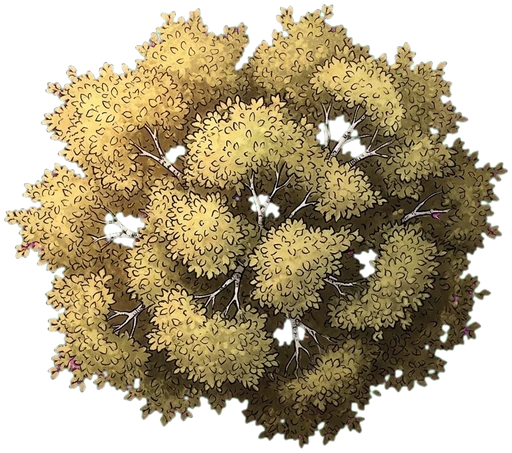
#> input picture docs/mockups/effects/trees/birch-still.webp, 512 x 453 px
$ python -i prepare.py   (imports and definitions only)
#> lines starting #> are read from the running program, lines starting #| are printed output that depends on the picture
#!/usr/bin/env python3
"""The tree demos' assets, from image-generation-engine's `tree-crowns` project.

    python3 prepare.py [~/Pictures/ige/tree-crowns]

Per tree: the keyed still (WebP, longest side 512), the video sprite sheet (copied), and for the
clumpy crowns a clump label map (PNG, one grey value per clump) + its JSON. Writes trees.json,
the index the demo pages read. Clumps: bright cores of the painted leaf clusters as seeds, a
marker watershed along the painting's dark crevices, kept near each core."""
import heapq, json, os, shutil, sys
import numpy as np
from PIL import Image
from scipy import ndimage as ndi

sys.path.insert(0, os.environ.get("IGE_HOME", os.path.expanduser("~/code/image-generation-engine")))
from ige import sprite  # noqa: E402

# name, picture node, sheet node, cut into clumps (only crowns made of round leaf clusters)
TREES = [("oak", 2, 9, True), ("pine", 12, 29, False), ("birch", 14, 26, True),
         ("maple", 17, 28, True), ("dead", 19, 27, False)]
SIDE = 512
HERE = os.path.dirname(os.path.abspath(__file__))


def keyed_still(path):
#> called with path = 'birch-still.webp'
    img = Image.open(path).convert("RGB")
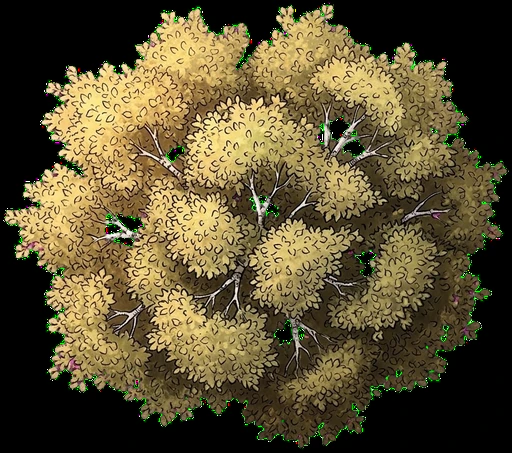
#> img: PIL image 512x453 RGB; mean R, G, B 91.3, 80.1, 50.4
#> (the run stopped early here; a loop or call above may not have finished)

$ run again, on docs/mockups/effects/trees/pine-still.webp
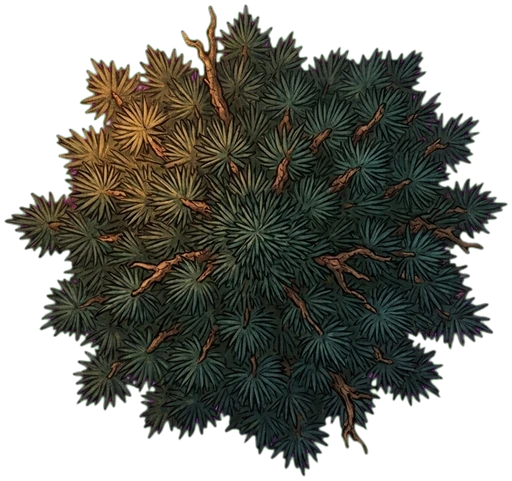
#> input picture docs/mockups/effects/trees/pine-still.webp, 512 x 481 px
#> in keyed_still, `img = Image.open(path).convert("RGB")`:
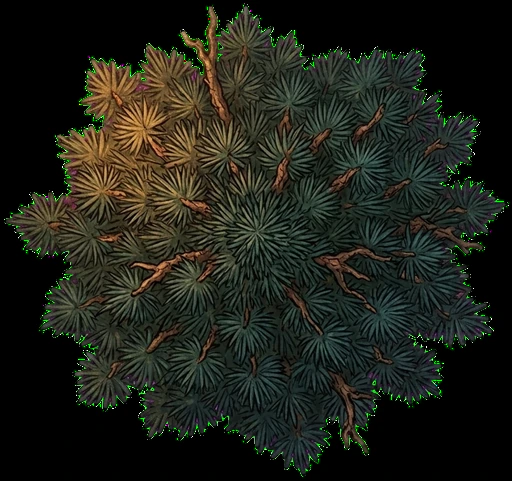
#> img: PIL image 512x481 RGB; mean R, G, B 30.6, 32.6, 24.2
